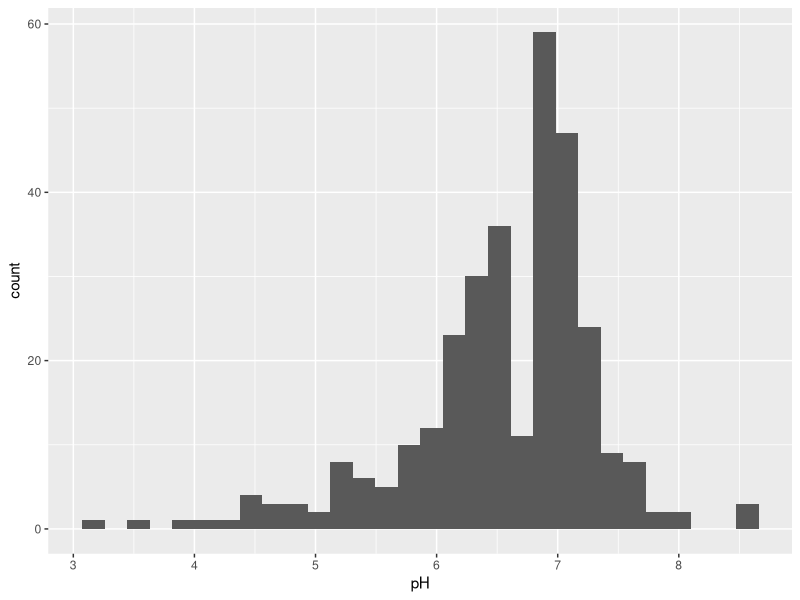
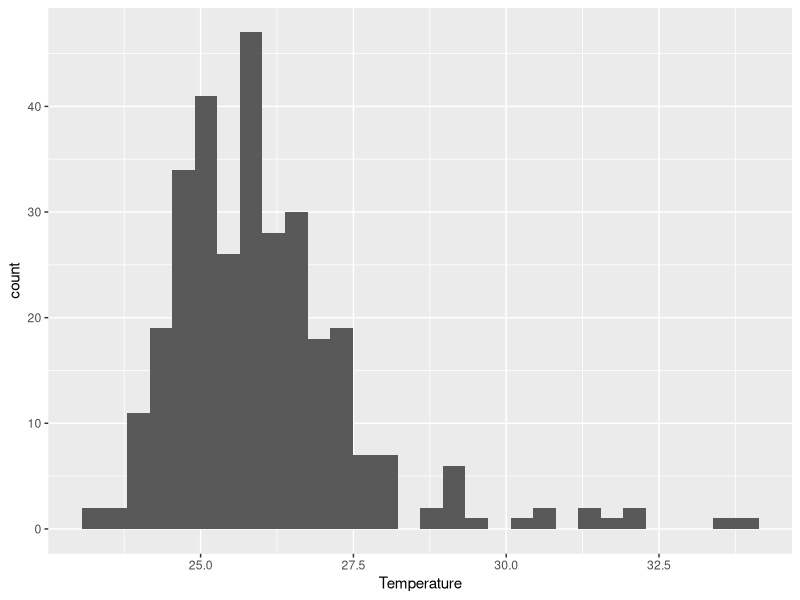
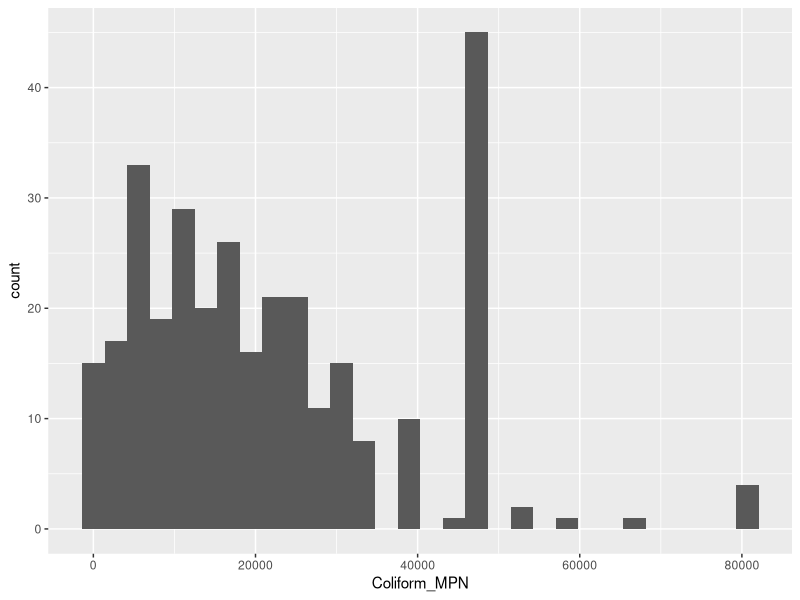
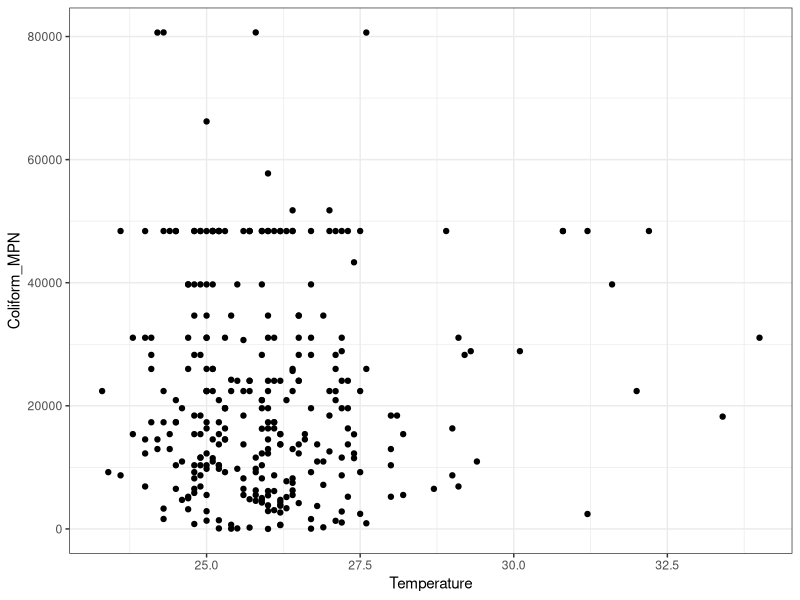
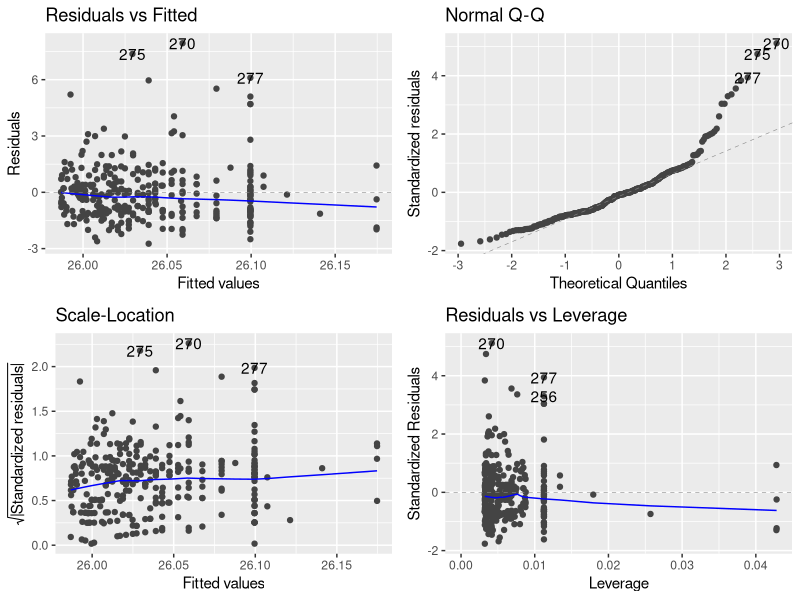
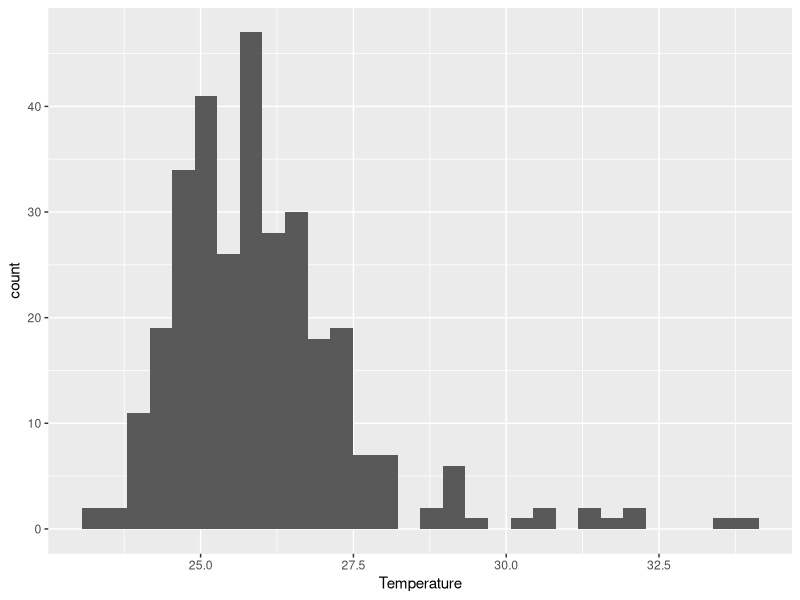
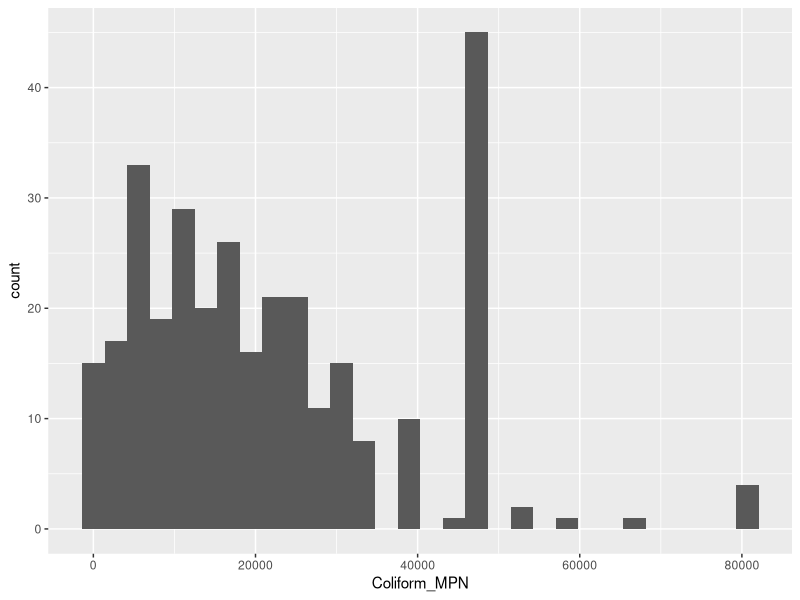
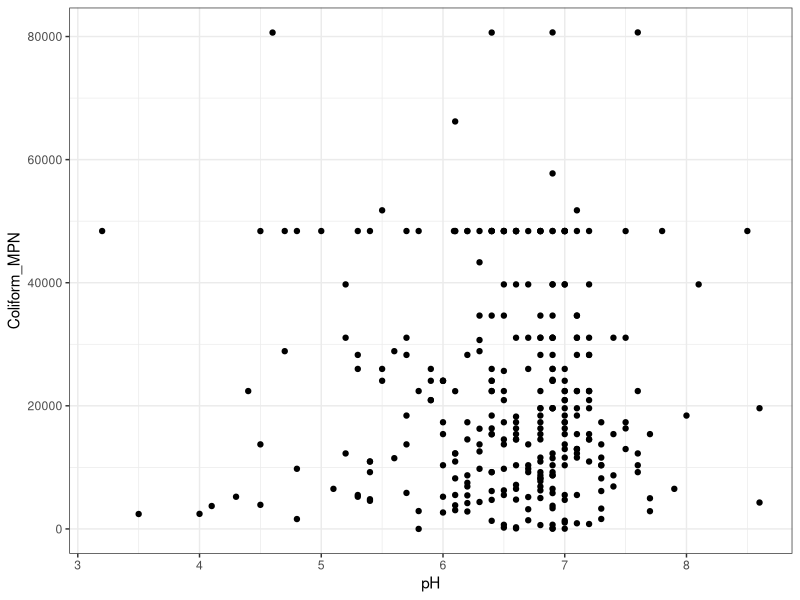

Source code (R) for these figures, in order:
## ---- chunk 1
rm(list = ls())
library(here)
library(tidyverse)
library(ggfortify)
## ---- chunk 2
Bacteria_Data <- read.csv(here("Data", "AS-Raw-Data-Indicator-bacteria-project.csv"), stringsAsFactors=TRUE)
## ---- chunk 3
ggplot(Bacteria_Data, aes(x=pH)) +
  geom_histogram()

## This data looks pretty consistent within a certain range. However, there may be a couple of  outliers on the lower end of the scale. 
## ---- chunk 4
ggplot(Bacteria_Data, aes(x=Temperature)) +
  geom_histogram()

## Again, this data looks pretty consistent. On the higher end of the range, there could be some outliers to look out for. 
## ---- chunk 5
ggplot(Bacteria_Data, aes(x=Coliform_MPN)) + 
  geom_histogram()

##Things are pretty consistent here besides a major outlier I can identify. That one's at around 80,000 MPN and could carry some high leverage. 
## ---- chunk 6
summary(Bacteria_Data)

## The summary() function shows important information about data such as min, max, and quartiles. This is useful in assessing the quality of data, and also determining if there are any NA's in a larger data set. I'm noticing that there are some NA values, and that max values are very different from means in some variables, such as coliform count (nearly 60,000 MPN difference). Things like this should be taken into account when searching for potential outliers. 
## ---- chunk 7
ggplot(Bacteria_Data, aes(x=Temperature, y=Coliform_MPN)) +
  geom_point() +
  theme_bw()

## Temperature will show up on my x-axis, and coliform count will be my y-axis. I find this the most appropriate for visualization of data, as we see coliform data increase or decrease along temperature increase. 
## ---- chunk 8
Temperature_mod <- lm(Temperature ~ Coliform_MPN, data=Bacteria_Data)

## This sets us up to use autoplot(). 
## ---- chunk 9
autoplot(Temperature_mod)
## ---- chunk 10
ggplot(Bacteria_Data, aes(x = Temperature))+
  geom_histogram()
## ---- chunk 11
ggplot(Bacteria_Data, aes(x = Coliform_MPN))+geom_histogram()
## ---- chunk 12
anova(Temperature_mod)

## This data set includes outliers which I've identified. I believe that this will impact p-value, so I'll remove them in a later step to see if it changes. 
## ---- chunk 13
ggplot(Bacteria_Data, aes(x=pH, y=Coliform_MPN)) +
  geom_point()+
  theme_bw()
## ---- chunk 14
pH_mod <- lm(pH ~ Coliform_MPN, data=Bacteria_Data)
## ---- chunk 15
autoplot(pH_mod)
## ---- chunk 16
anova(pH_mod)
## ---- chunk 17
ggplot(Bacteria_Data, aes(x=Ecoli_MPN))+
  geom_histogram()
## ---- chunk 18
ggplot(Bacteria_Data, aes(x=Temperature, y=Ecoli_MPN)) +
         geom_point()+
         theme_bw()
## ---- chunk 19
Temp_Ecoli_mod <- lm(Temperature ~ Ecoli_MPN, data = Bacteria_Data)
## ---- chunk 20
autoplot(Temp_Ecoli_mod)
## ---- chunk 21
anova(Temp_Ecoli_mod)
## ---- chunk 22
ggplot(Bacteria_Data, aes(x=pH, y=Ecoli_MPN)) +
  geom_point()+
  theme_bw()
## ---- chunk 23
pH_Ecoli_mod <- lm(pH ~ Ecoli_MPN, data=Bacteria_Data)
## ---- chunk 24
autoplot(pH_Ecoli_mod)
## ---- chunk 25
anova(pH_Ecoli_mod)
## ---- chunk 26
Coliform_wo_Outliers <- filter(Bacteria_Data, Coliform_MPN < 80000)

## I'm using filter() to select all data greater than 80,000, first specifying my initial data set. Then, I select the column I wish to filter from, reassigning this value to another new data set. 
## ---- chunk 27
ggplot(Coliform_wo_Outliers, aes(x=Temperature, y=Coliform_MPN)) +
  geom_point()+
  theme_bw()
## ---- chunk 28
Temp_coli_wo_outliers_mod <- lm(Temperature ~ Coliform_MPN, data=Coliform_wo_Outliers)
## ---- chunk 29
autoplot(Temp_coli_wo_outliers_mod)
## ---- chunk 30
anova(Temp_coli_wo_outliers_mod)
## ---- chunk 31
pH_coli_wo_outliers <- lm(pH ~ Coliform_MPN, data=Coliform_wo_Outliers)
## ---- chunk 32
autoplot(pH_coli_wo_outliers)
## ---- chunk 33
anova(pH_coli_wo_outliers)
## ---- chunk 34
Ecoli_wo_outliers <- filter(Bacteria_Data, Ecoli_MPN <40000)
## ---- chunk 35
temp_Ecoli_wo_outliers <- lm(Temperature ~ Ecoli_MPN, data=Ecoli_wo_outliers)
## ---- chunk 36
autoplot(temp_Ecoli_wo_outliers)
## ---- chunk 37
anova(temp_Ecoli_wo_outliers)
## ---- chunk 38
pH_Ecoli_wo_outliers <- lm(pH ~ Ecoli_MPN, data=Ecoli_wo_outliers)
## ---- chunk 39
autoplot(pH_Ecoli_wo_outliers)
## ---- chunk 40
anova(pH_Ecoli_wo_outliers)
